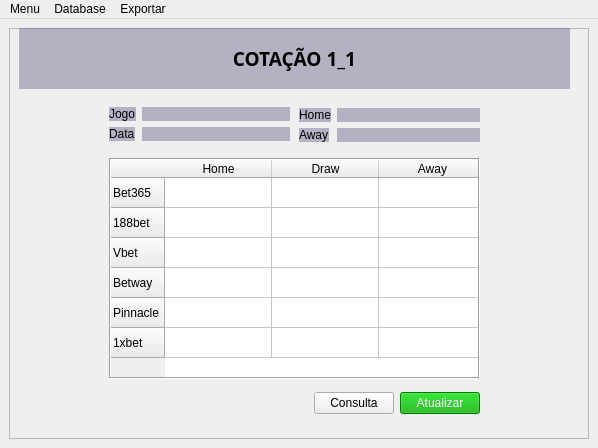
<?xml version="1.0" encoding="UTF-8"?>
<ui version="4.0">
 <class>MainWindow</class>
 <widget class="QMainWindow" name="MainWindow">
  <property name="geometry">
   <rect>
    <x>0</x>
    <y>0</y>
    <width>598</width>
    <height>448</height>
   </rect>
  </property>
  <property name="windowTitle">
   <string>Cotações</string>
  </property>
  <property name="styleSheet">
   <string notr="true">QLabel {
color: black;
background-color: rgba(85, 85, 127, 100);
}

#atualizar {
color: white;
	background-color: rgb(0, 170, 0);
}</string>
  </property>
  <widget class="QWidget" name="centralwidget">
   <layout class="QGridLayout" name="gridLayout">
    <item row="0" column="0">
     <widget class="QFrame" name="back">
      <property name="frameShape">
       <enum>QFrame::StyledPanel</enum>
      </property>
      <property name="frameShadow">
       <enum>QFrame::Raised</enum>
      </property>
      <widget class="QWidget" name="verticalLayoutWidget">
       <property name="geometry">
        <rect>
         <x>10</x>
         <y>0</y>
         <width>551</width>
         <height>61</height>
        </rect>
       </property>
       <layout class="QVBoxLayout" name="verticalLayout">
        <item>
         <widget class="QLabel" name="label">
          <property name="font">
           <font>
            <family>Segoe UI Black</family>
            <pointsize>14</pointsize>
            <weight>75</weight>
            <bold>true</bold>
           </font>
          </property>
          <property name="text">
           <string>COTAÇÃO 1_1</string>
          </property>
          <property name="textFormat">
           <enum>Qt::LogText</enum>
          </property>
          <property name="alignment">
           <set>Qt::AlignCenter</set>
          </property>
         </widget>
        </item>
       </layout>
      </widget>
      <widget class="QFrame" name="frame">
       <property name="geometry">
        <rect>
         <x>10</x>
         <y>70</y>
         <width>551</width>
         <height>331</height>
        </rect>
       </property>
       <property name="frameShape">
        <enum>QFrame::NoFrame</enum>
       </property>
       <property name="frameShadow">
        <enum>QFrame::Raised</enum>
       </property>
       <widget class="QWidget" name="formLayoutWidget">
        <property name="geometry">
         <rect>
          <x>90</x>
          <y>9</y>
          <width>181</width>
          <height>41</height>
         </rect>
        </property>
        <layout class="QFormLayout" name="formLayout">
         <item row="0" column="0">
          <widget class="QLabel" name="jogoLabel">
           <property name="text">
            <string>Jogo</string>
           </property>
          </widget>
         </item>
         <item row="1" column="0">
          <widget class="QLabel" name="dataLabel">
           <property name="text">
            <string>Data</string>
           </property>
          </widget>
         </item>
         <item row="0" column="1">
          <widget class="QLabel" name="label_2">
           <property name="text">
            <string/>
           </property>
          </widget>
         </item>
         <item row="1" column="1">
          <widget class="QLabel" name="label_3">
           <property name="text">
            <string/>
           </property>
          </widget>
         </item>
        </layout>
       </widget>
       <widget class="QWidget" name="formLayoutWidget_2">
        <property name="geometry">
         <rect>
          <x>280</x>
          <y>10</y>
          <width>181</width>
          <height>41</height>
         </rect>
        </property>
        <layout class="QFormLayout" name="formLayout_2">
         <item row="0" column="0">
          <widget class="QLabel" name="homeLabel">
           <property name="text">
            <string>Home</string>
           </property>
          </widget>
         </item>
         <item row="1" column="0">
          <widget class="QLabel" name="awayLabel">
           <property name="text">
            <string>Away</string>
           </property>
          </widget>
         </item>
         <item row="0" column="1">
          <widget class="QLabel" name="label_4">
           <property name="text">
            <string/>
           </property>
          </widget>
         </item>
         <item row="1" column="1">
          <widget class="QLabel" name="label_5">
           <property name="text">
            <string/>
           </property>
          </widget>
         </item>
        </layout>
       </widget>
       <widget class="QTableWidget" name="tableWidget">
        <property name="geometry">
         <rect>
          <x>90</x>
          <y>60</y>
          <width>371</width>
          <height>221</height>
         </rect>
        </property>
        <property name="minimumSize">
         <size>
          <width>0</width>
          <height>221</height>
         </size>
        </property>
        <property name="frameShape">
         <enum>QFrame::Box</enum>
        </property>
        <property name="frameShadow">
         <enum>QFrame::Sunken</enum>
        </property>
        <property name="verticalScrollBarPolicy">
         <enum>Qt::ScrollBarAsNeeded</enum>
        </property>
        <property name="horizontalScrollBarPolicy">
         <enum>Qt::ScrollBarAlwaysOff</enum>
        </property>
        <attribute name="horizontalHeaderDefaultSectionSize">
         <number>107</number>
        </attribute>
        <row>
         <property name="text">
          <string>Bet365</string>
         </property>
        </row>
        <row>
         <property name="text">
          <string>188bet</string>
         </property>
        </row>
        <row>
         <property name="text">
          <string>Vbet</string>
         </property>
        </row>
        <row>
         <property name="text">
          <string>Betway</string>
         </property>
        </row>
        <row>
         <property name="text">
          <string>Pinnacle</string>
         </property>
        </row>
        <row>
         <property name="text">
          <string>1xbet</string>
         </property>
        </row>
        <column>
         <property name="text">
          <string>Home</string>
         </property>
        </column>
        <column>
         <property name="text">
          <string>Draw</string>
         </property>
        </column>
        <column>
         <property name="text">
          <string>Away</string>
         </property>
        </column>
       </widget>
       <widget class="QWidget" name="horizontalLayoutWidget">
        <property name="geometry">
         <rect>
          <x>90</x>
          <y>290</y>
          <width>371</width>
          <height>31</height>
         </rect>
        </property>
        <layout class="QHBoxLayout" name="horizontalLayout">
         <item>
          <spacer name="horizontalSpacer">
           <property name="orientation">
            <enum>Qt::Horizontal</enum>
           </property>
           <property name="sizeHint" stdset="0">
            <size>
             <width>40</width>
             <height>20</height>
            </size>
           </property>
          </spacer>
         </item>
         <item>
          <widget class="QPushButton" name="pushButton_2">
           <property name="text">
            <string>Consulta</string>
           </property>
          </widget>
         </item>
         <item>
          <widget class="QPushButton" name="atualizar">
           <property name="text">
            <string>Atualizar</string>
           </property>
          </widget>
         </item>
        </layout>
       </widget>
      </widget>
     </widget>
    </item>
   </layout>
  </widget>
  <widget class="QMenuBar" name="menubar">
   <property name="geometry">
    <rect>
     <x>0</x>
     <y>0</y>
     <width>598</width>
     <height>21</height>
    </rect>
   </property>
   <widget class="QMenu" name="menuMenu">
    <property name="title">
     <string>Menu</string>
    </property>
    <addaction name="actionOdds"/>
   </widget>
   <widget class="QMenu" name="menuDatabase">
    <property name="title">
     <string>Database</string>
    </property>
   </widget>
   <widget class="QMenu" name="menuExportar">
    <property name="title">
     <string>Exportar</string>
    </property>
   </widget>
   <addaction name="menuMenu"/>
   <addaction name="menuDatabase"/>
   <addaction name="menuExportar"/>
  </widget>
  <action name="actionOdds">
   <property name="text">
    <string>Odds</string>
   </property>
  </action>
 </widget>
 <resources/>
 <connections/>
</ui>
